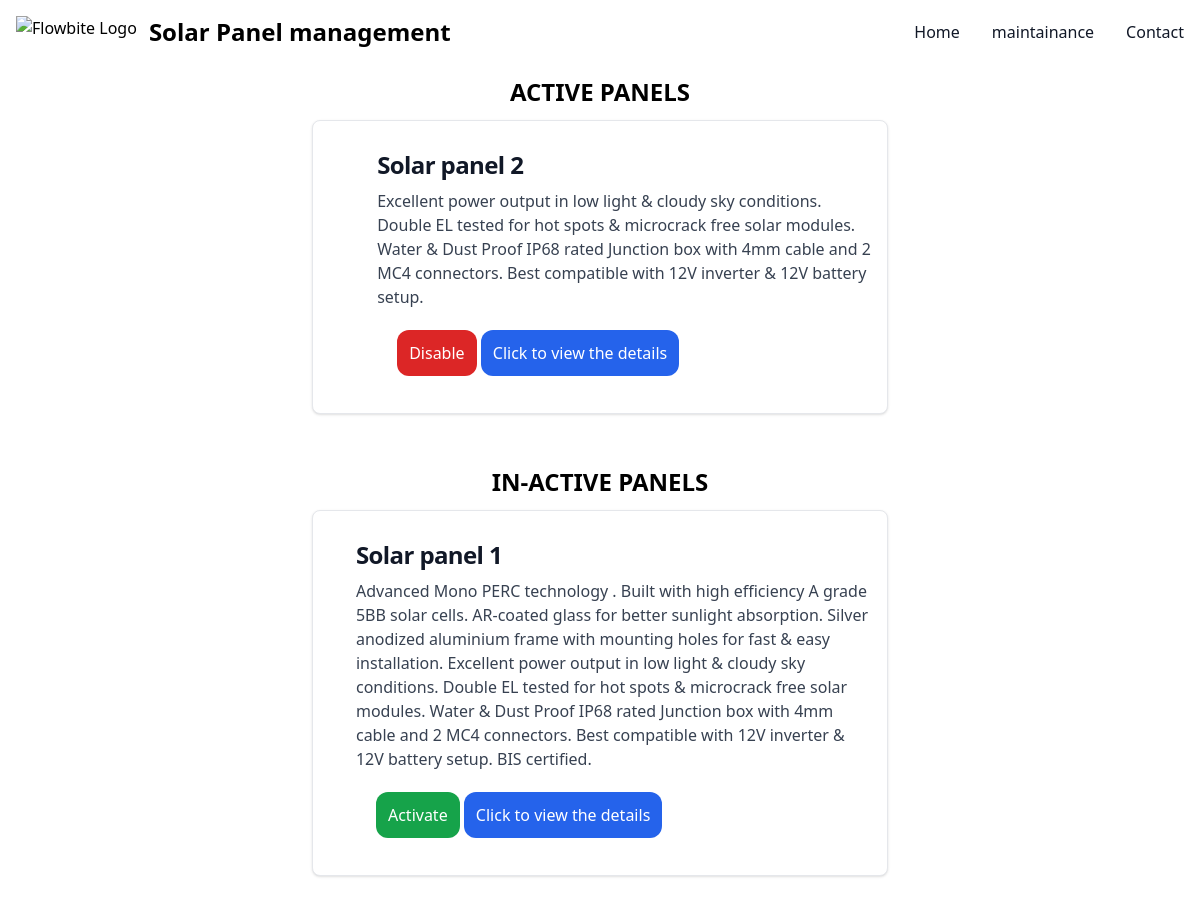
The app's page /, older data.
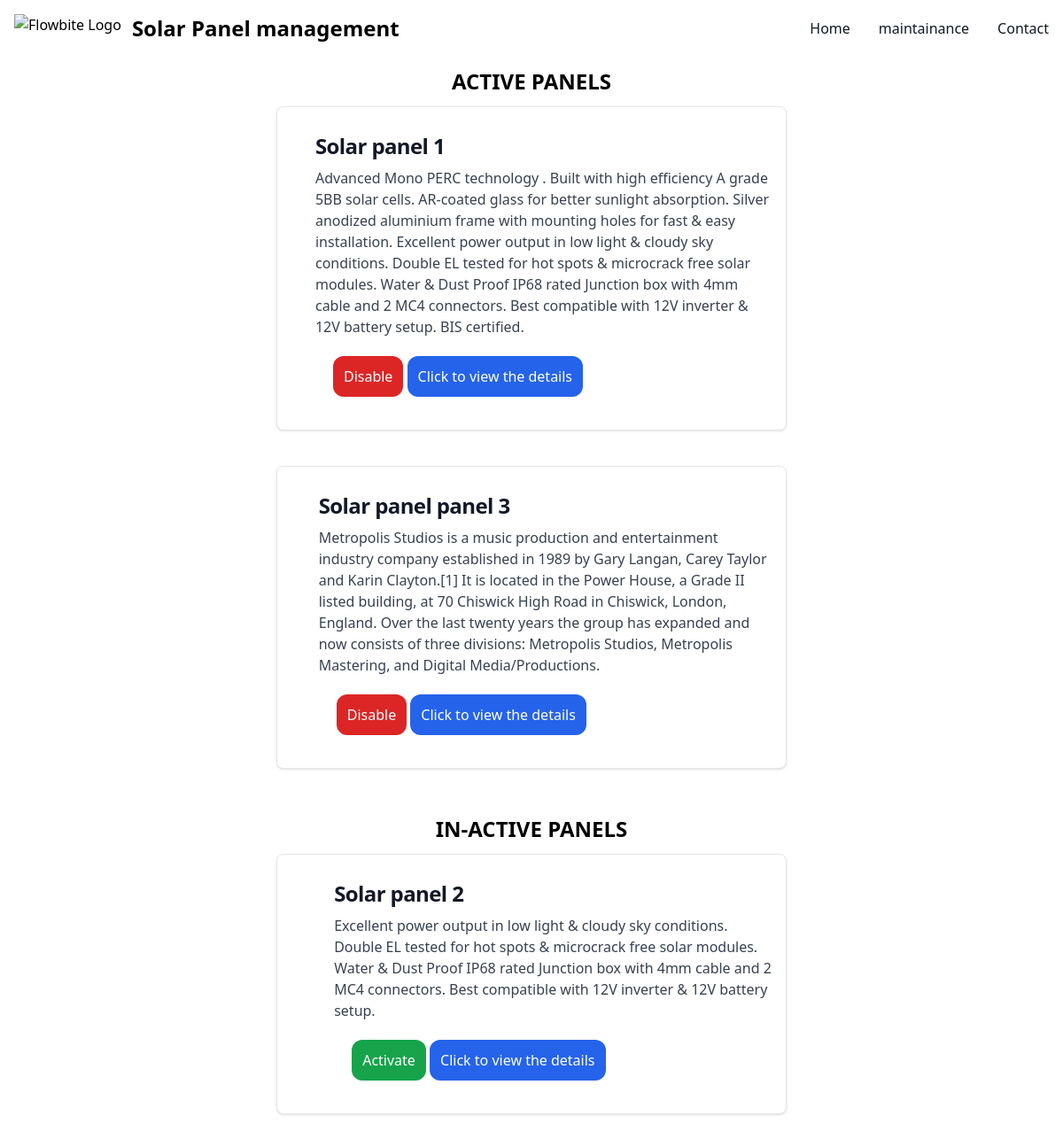
The same page, newer data.
### app/models.py (models this page shows)
class SolarPanel(models.Model):
    name = models.CharField(max_length=100)
    description = models.CharField(max_length=500)
    model_number = models.CharField(max_length=20)
    nominal_voltage = models.PositiveIntegerField()
    product_weight =  models.PositiveIntegerField()
    dimensions_l =models.PositiveIntegerField()
    dimensions_b =models.PositiveIntegerField()
    dimensions_w =models.PositiveIntegerField()
    warranty = models.PositiveIntegerField()
    status=models.CharField(choices=status,max_length=10,default='Inactive')
    def __str__(self):
        return self.name

### app/views.py (the view)
# urls.py: 2. Add a URL to urlpatterns:  path('', views.home, name='home')
def home(request):
    product= SolarPanel.objects.all()
    return render(request,"home.html",{'product':product})

### app/templates/home.html (shortened to what this page needs)
{% extends 'base.html' %}
{% block content %}
<h1 class="flex justify-center font-bold text-2xl p-3"> ACTIVE PANELS </h1>
<div class="mx-10 mb-10">
    {% for i in product %}
    {% if i.status == "Active" %}
    <div class="flex justify-center mb-10">
        <div class="flex flex-col items-center bg-white border border-gray-200 rounded-lg shadow md:flex-row md:max-w-xl hover:bg-gray-100 dark:border-gray-700 dark:bg-gray-800 dark:hover:bg-gray-800 py-3">
            <div class="flex flex-col justify-between p-4 leading-normal">
                <h5 class="mb-2 text-2xl font-bold tracking-tight text-gray-900 dark:text-white">Solar panel {{i}}</h5>
                <p class="mb-3 font-normal text-gray-700 dark:text-gray-400">{{i.description}}</p>
                <div class="p-5 ">
                    <a href="{% url 'disable_state' i.id %}" class="text-white p-3 bg-red-600 rounded-xl">Disable</a>
                    <a href="{% url 'description' i.id %}" class="text-white p-3 bg-blue-600 hover:bg-blue-700 rounded-xl">Click to view the details</a>
                </div>
            </div>
        </div>
    </div>
    {% endif %}
    {% endfor%}
</div>
<h1 class="flex justify-center font-bold text-2xl p-3"> IN-ACTIVE PANELS </h1>
<div class="mx-10 mb-10">
    {% for i in product %}
    {% if i.status == "Inactive" %}
    <div class="flex justify-center mb-10">
        <div class="flex flex-col items-center bg-white border border-gray-200 rounded-lg shadow md:flex-row md:max-w-xl hover:bg-gray-100 dark:border-gray-700 dark:bg-gray-800 dark:hover:bg-gray-800 py-3">
            <div class="flex flex-col justify-between p-4 leading-normal">
                <h5 class="mb-2 text-2xl font-bold tracking-tight text-gray-900 dark:text-white">Solar panel {{i}}</h5>
                <p class="mb-3 font-normal text-gray-700 dark:text-gray-400">{{i.description}}</p>
                <div class="p-5 ">
                    <a href="{% url 'enable_state' i.id %}" class="text-white p-3 bg-green-600 rounded-xl">Activate</a>
                    <a href="{% url 'description' i.id %}" class="text-white p-3 bg-blue-600 hover:bg-blue-700 rounded-xl">Click to view the details</a>
                </div>
            </div>
        </div>
    </div>
    {% endif %}
    {% endfor%}
</div>
{% endblock %}

### app/templates/base.html (shortened to what this page needs)
<!DOCTYPE html>
<html lang="en">
<head>
    <script src="https://cdn.tailwindcss.com"></script>
</head>
<body>
<nav class="bg-white border-gray-200 dark:bg-gray-900">
    <div class="max-w-screen-xl flex flex-wrap items-center justify-between mx-auto p-4">
      <a href="https://flowbite.com/" class="flex items-center space-x-3 rtl:space-x-reverse">
          <img src="https://flowbite.com/docs/images/logo.svg" class="h-8" alt="Flowbite Logo" />
          <span class="self-center text-2xl font-semibold whitespace-nowrap dark:text-white">Solar Panel management</span>
      </a>
      <div class="hidden w-full md:block md:w-auto" id="navbar-default">
        <ul class="font-medium flex flex-col p-4 md:p-0 mt-4 border border-gray-100 rounded-lg bg-gray-50 md:flex-row md:space-x-8 rtl:space-x-reverse md:mt-0 md:border-0 md:bg-white dark:bg-gray-800 md:dark:bg-gray-900 dark:border-gray-700">
          <li>
            <a href="{% url 'home' %}" class="block py-2 px-3 text-gray-900 rounded hover:bg-gray-100 md:hover:bg-transparent md:border-0 md:hover:text-blue-700 md:p-0 dark:text-white md:dark:hover:text-blue-500 dark:hover:bg-gray-700 dark:hover:text-white md:dark:hover:bg-transparent">Home</a>
          </li>
          <li>
            <a href="#" class="block py-2 px-3 text-gray-900 rounded hover:bg-gray-100 md:hover:bg-transparent md:border-0 md:hover:text-blue-700 md:p-0 dark:text-white md:dark:hover:text-blue-500 dark:hover:bg-gray-700 dark:hover:text-white md:dark:hover:bg-transparent">maintainance</a>
          </li>
          <li>
            <a href="{% url 'contact' %}" class="block py-2 px-3 text-gray-900 rounded hover:bg-gray-100 md:hover:bg-transparent md:border-0 md:hover:text-blue-700 md:p-0 dark:text-white md:dark:hover:text-blue-500 dark:hover:bg-gray-700 dark:hover:text-white md:dark:hover:bg-transparent">Contact</a>
          </li>
        </ul>
      </div>
    </div>
  </nav>
  {% block content %}
  {% endblock %}
</body>
</html>

Row changes from the older to the newer data that the page shows:
changed SolarPanel (number 1 of 3 on the later page): moves from the list under "IN-ACTIVE PANELS" to the list under "ACTIVE PANELS"
added SolarPanel: name "panel 3", description "Metropolis Studios is a music production and entertainment industry company established in 1989 by Gary Langan, Carey Taylor and Karin Clayton.[1] It is located in the Power House, a Grade II listed building, at 70 Chiswick High Road in Chiswick, London, England. Over the last twenty years the group has expanded and now consists of three divisions: Metropolis Studios, Metropolis Mastering, and Digital Media/Productions.", shown under "ACTIVE PANELS"
changed SolarPanel (number 3 of 3 on the later page): moves from the list under "ACTIVE PANELS" to the list under "IN-ACTIVE PANELS"
